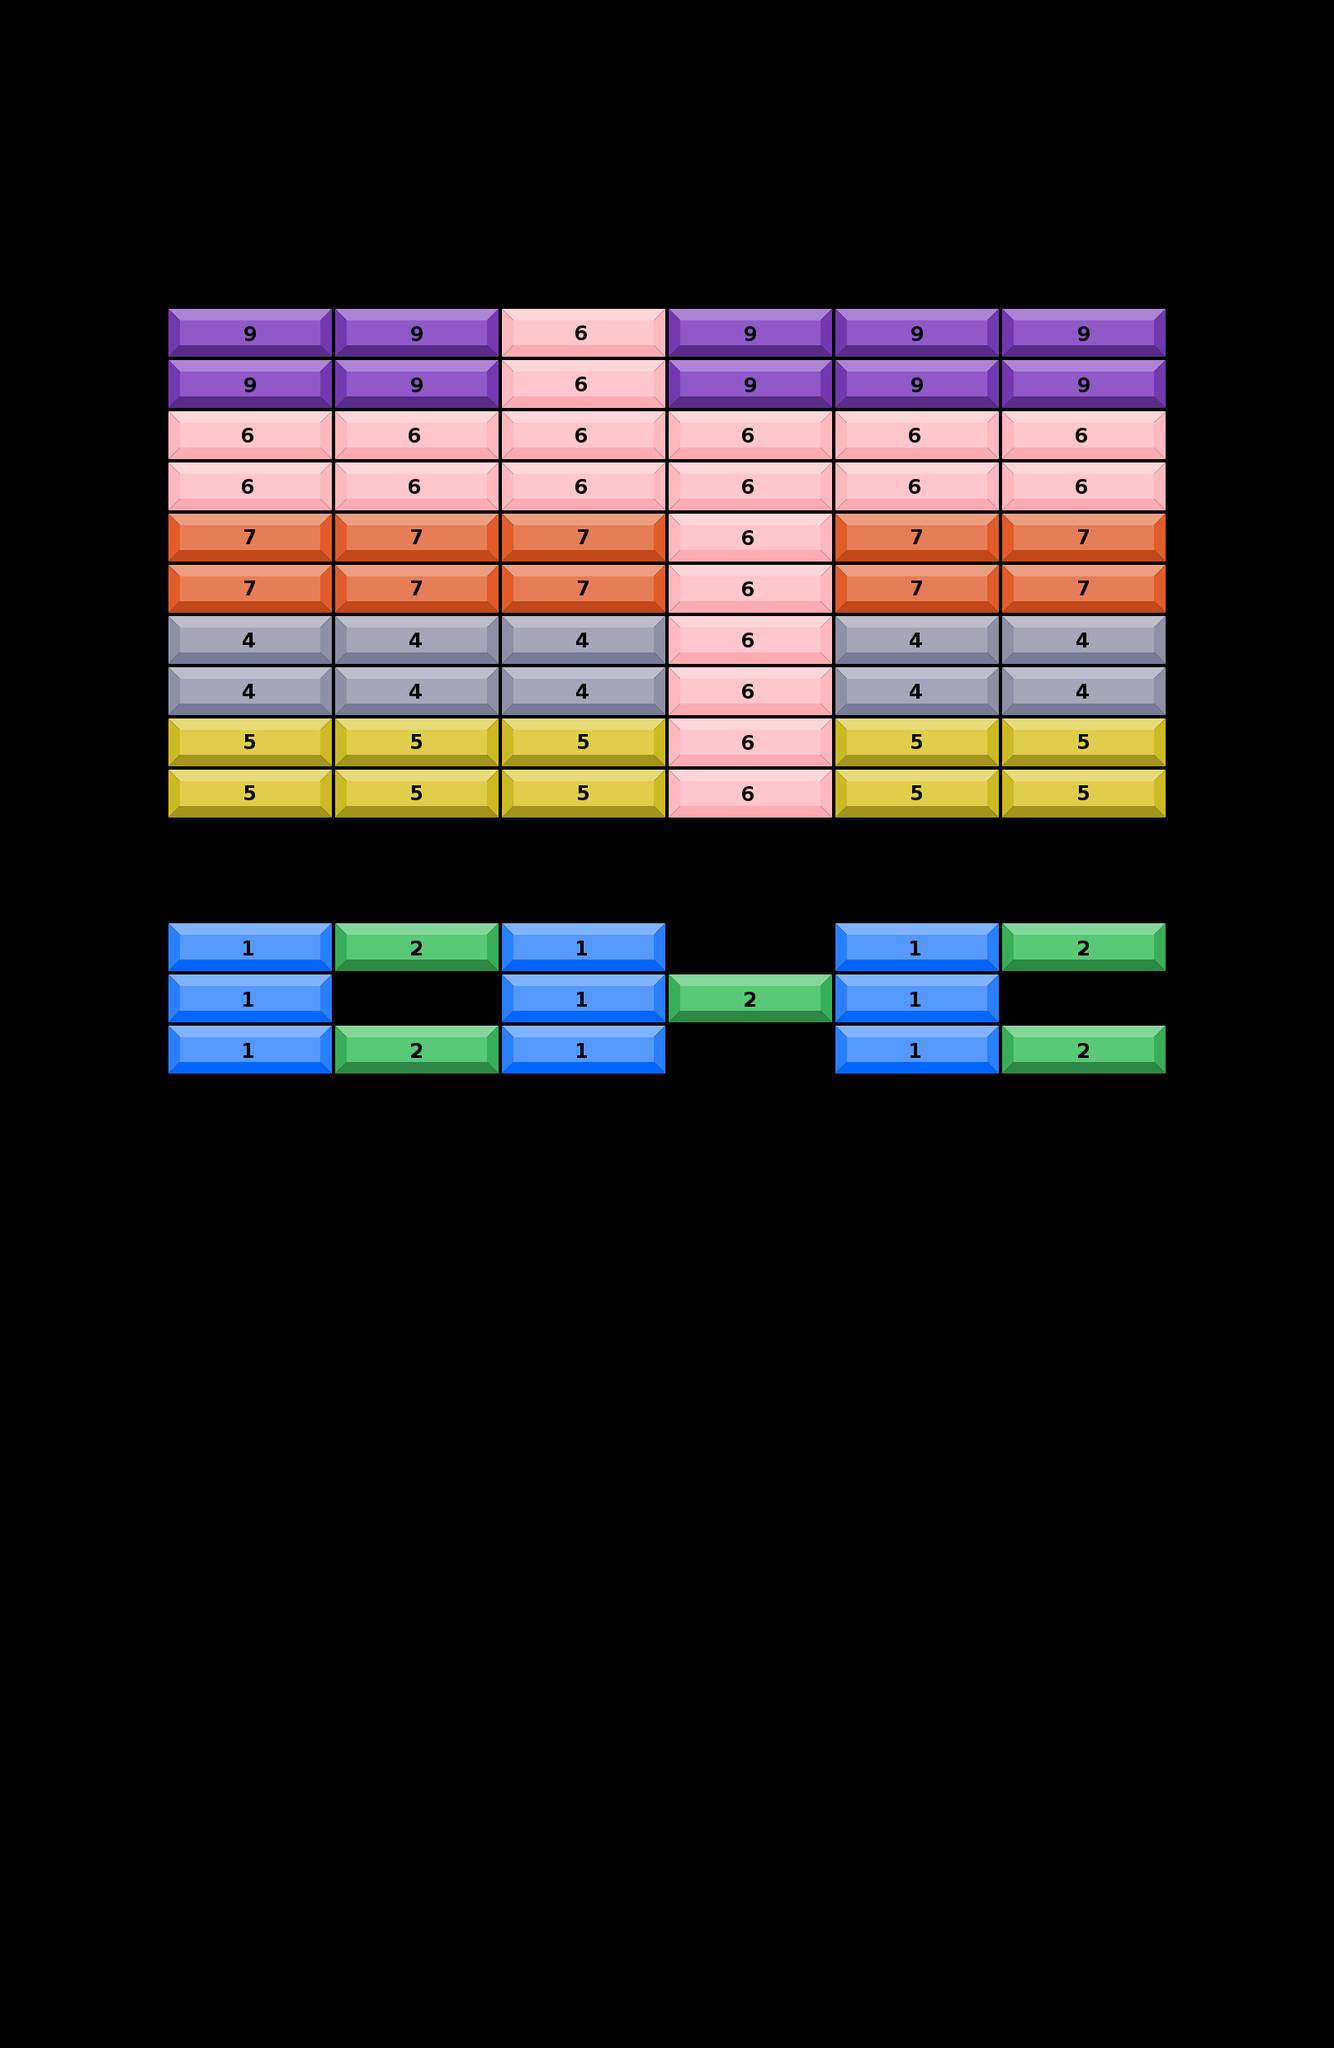

A level layout from a 2D game, rendered from its tile map. Below: a short description, then the map file with its tile-grid data intact:
An orthogonal 8x40 tile map with 202x62 px tiles, 2 tile layers (obstacles layer, grids layer).

<map version="1.5" tiledversion="1.7.2" orientation="orthogonal" renderorder="left-up" compressionlevel="0" width="8" height="40" tilewidth="202" tileheight="62" infinite="0" nextlayerid="6" nextobjectid="9">
 <tileset firstgid="1" source="bricks.tsx" />
 <layer id="4" name="obstacles layer" width="8" height="40">
  <data encoding="csv">
0,0,0,0,0,0,0,0,
0,0,0,0,0,0,0,0,
0,0,0,0,0,0,0,0,
0,0,0,0,0,0,0,0,
0,0,0,0,0,0,0,0,
0,0,0,0,0,0,0,0,
0,0,0,0,0,0,0,0,
0,0,0,0,0,0,0,0,
0,0,0,0,0,0,0,0,
0,0,0,0,0,0,0,0,
0,0,0,0,0,0,0,0,
0,0,0,0,0,0,0,0,
0,0,0,0,0,0,0,0,
0,0,0,0,0,0,0,0,
0,0,0,0,0,0,0,0,
0,0,0,0,0,0,0,0,
0,0,0,0,0,0,0,0,
0,0,0,0,0,0,0,0,
0,0,0,0,0,0,0,0,
0,0,0,0,0,0,0,0,
0,0,0,0,0,0,0,0,
0,0,0,0,0,0,0,0,
0,0,0,0,0,0,0,0,
0,0,0,0,0,0,0,0,
0,0,0,0,0,0,0,0,
0,0,0,0,0,0,0,0,
0,0,0,0,0,0,0,0,
0,0,0,0,0,0,0,0,
0,0,0,0,0,0,0,0,
0,0,0,0,0,0,0,0,
0,0,0,0,0,0,0,0,
0,0,0,0,0,0,0,0,
0,0,0,0,0,0,0,0,
0,0,0,0,0,0,0,0,
0,0,0,0,0,0,0,0,
0,0,0,0,0,0,0,0,
0,0,0,0,0,0,0,0,
0,0,0,0,0,0,0,0,
0,0,0,0,0,0,0,0,
0,0,0,0,0,0,0,0
</data>
 </layer>
 <layer id="1" name="grids layer" width="8" height="40">
  <data encoding="csv">
0,0,0,0,0,0,0,0,
0,0,0,0,0,0,0,0,
0,0,0,0,0,0,0,0,
0,0,0,0,0,0,0,0,
0,0,0,0,0,0,0,0,
0,0,0,0,0,0,0,0,
0,9,9,6,9,9,9,0,
0,9,9,6,9,9,9,0,
0,6,6,6,6,6,6,0,
0,6,6,6,6,6,6,0,
0,7,7,7,6,7,7,0,
0,7,7,7,6,7,7,0,
0,4,4,4,6,4,4,0,
0,4,4,4,6,4,4,0,
0,5,5,5,6,5,5,0,
0,5,5,5,6,5,5,0,
0,0,0,0,0,0,0,0,
0,0,0,0,0,0,0,0,
0,1,2,1,0,1,2,0,
0,1,0,1,2,1,0,0,
0,1,2,1,0,1,2,0,
0,0,0,0,0,0,0,0,
0,0,0,0,0,0,0,0,
0,0,0,0,0,0,0,0,
0,0,0,0,0,0,0,0,
0,0,0,0,0,0,0,0,
0,0,0,0,0,0,0,0,
0,0,0,0,0,0,0,0,
0,0,0,0,0,0,0,0,
0,0,0,0,0,0,0,0,
0,0,0,0,0,0,0,0,
0,0,0,0,0,0,0,0,
0,0,0,0,0,0,0,0,
0,0,0,0,0,0,0,0,
0,0,0,0,0,0,0,0,
0,0,0,0,0,0,0,0,
0,0,0,0,0,0,0,0,
0,0,0,0,0,0,0,0,
0,0,0,0,0,0,0,0,
0,0,0,0,0,0,0,0
</data>
 </layer>
 <objectgroup id="5" name="collision" />
</map>
